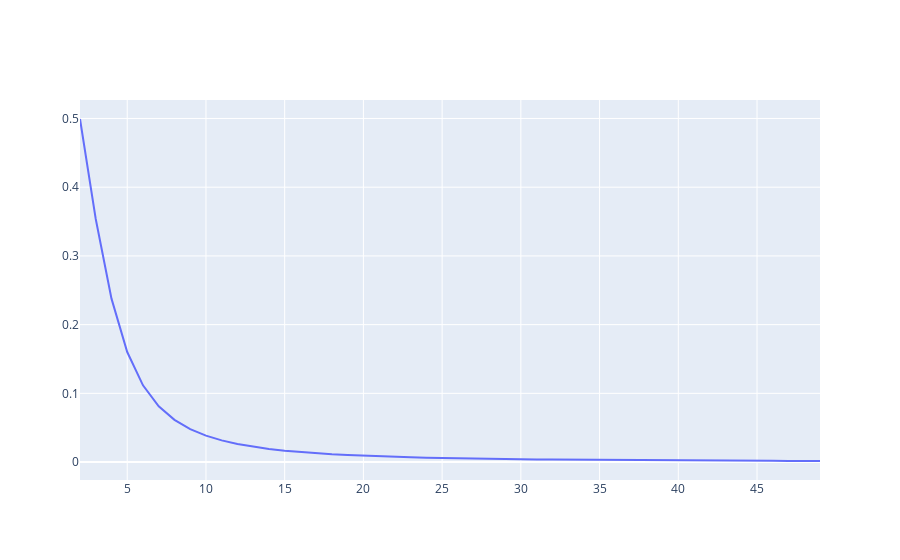

This figure's notebook cell:
### Markdown cell above
Our neural network works as we see the decrease in the loss function with each epoch

### Code cell
import plotly.graph_objects as go
fig = go.Figure()
# Add traces
fig.add_trace(go.Scatter(x=n_epoch[1:], y=loss[1:]))
fig.show()
